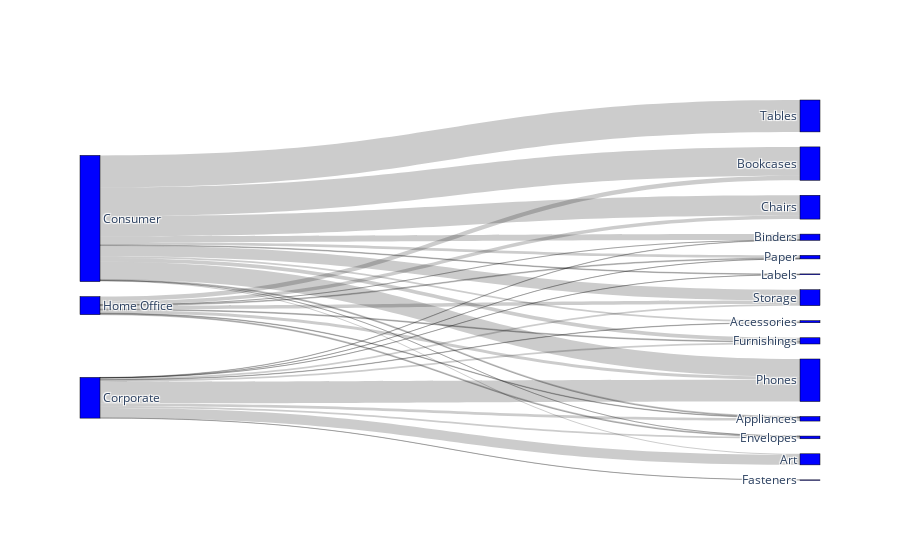

Notebook code for this chart:
### Code cell
sources = []
targets = []
values = []

for segment in segments:
    for subcat in subcategories:
        df1 = df.loc[df['Segment']==segment]
        df1 = df1.loc[df['Sub-Category']==subcat,'Sales'].sum()
        sources.append(labels.index(segment))
        targets.append(labels.index(subcat))
        values.append(df1)

fig = go.Figure(data=[go.Sankey(
    node = dict(
      pad = 15,
      thickness = 20,
      line = dict(color = "black", width = 0.5),
      label = labels,
      color = "blue"
    ),
    link = dict(
      source = sources,
      target = targets,
      value = values
  ))])

#fig.update_layout(title_text="Superstore Sales", font_size=10)
fig.show()

### Figure 1 — Plotly figure (JSON) as saved in the notebook; plotly's stock layout.template omitted (floating-point values rounded to 4 significant figures)
{"data": [{"link": {"source": [0, 0, 0, 0, 0, 0, 0, 0, 0, 0, 0, 0, 0, 0, 0, 0, 0, 1, 1, 1, 1, 1, 1, 1, 1, 1, 1, 1, 1, 1, 1, 1, 1, 1, 2, 2, 2, 2, 2, 2, 2, 2, 2, 2, 2, 2, 2, 2, 2, 2, 2], "target": [6, 7, 8, 9, 10, 11, 12, 13, 14, 15, 16, 17, 18, 19, 20, 21, 22, 6, 7, 8, 9, 10, 11, 12, 13, 14, 15, 16, 17, 18, 19, 20, 21, 22, 6, 7, 8, 9, 10, 11, 12, 13, 14, 15, 16, 17, 18, 19, 20, 21, 22], "value": [3345.0, 2347.0, 81.34, 3708.0, 1258.0, 428.7, 134.5, 2054.0, 678.7, 114.9, 317.1, 199.5, 3.264, 0, 0, 0, 0, 0, 0, 14.62, 0, 200.7, 200.6, 1153.0, 2516.0, 35.45, 346.4, 6.48, 45.98, 201.0, 15.26, 0, 0, 0, 532.4, 425.2, 0, 0, 388.7, 96.53, 0, 371.2, 8.226, 68.81, 94.1, 0, 113.3, 0, 0, 0, 0]}, "node": {"color": "blue", "label": ["Consumer", "Corporate", "Home Office", "Furniture", "Office Supplies", "Technology", "Bookcases", "Chairs", "Labels", "Tables", "Storage", "Furnishings", "Art", "Phones", "Binders", "Appliances", "Paper", "Accessories", "Envelopes", "Fasteners", "Supplies", "Machines", "Copiers"], "line": {"color": "black", "width": 0.5}, "pad": 15, "thickness": 20}, "type": "sankey"}], "layout": {"autosize": true}}
